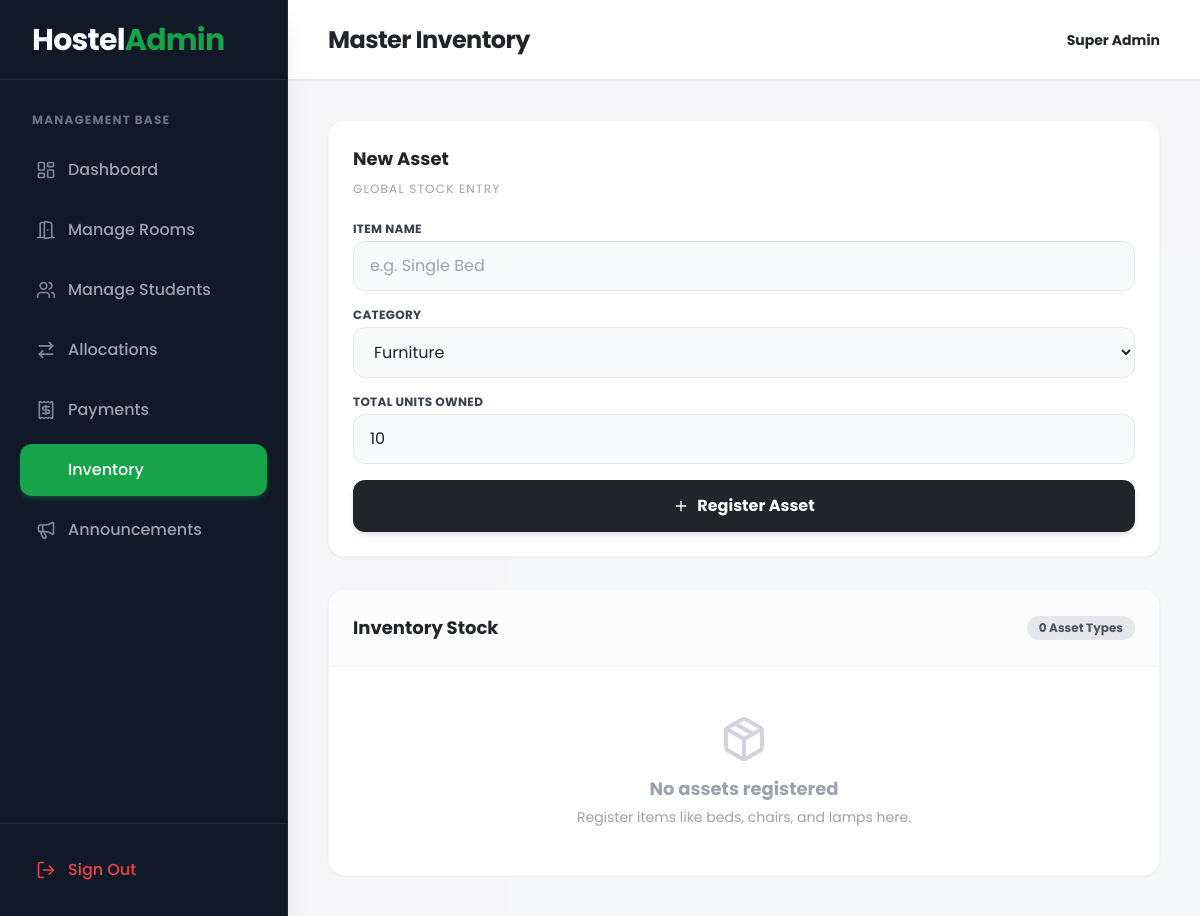
The app's page /admin/inventory.php (signed in), older data.
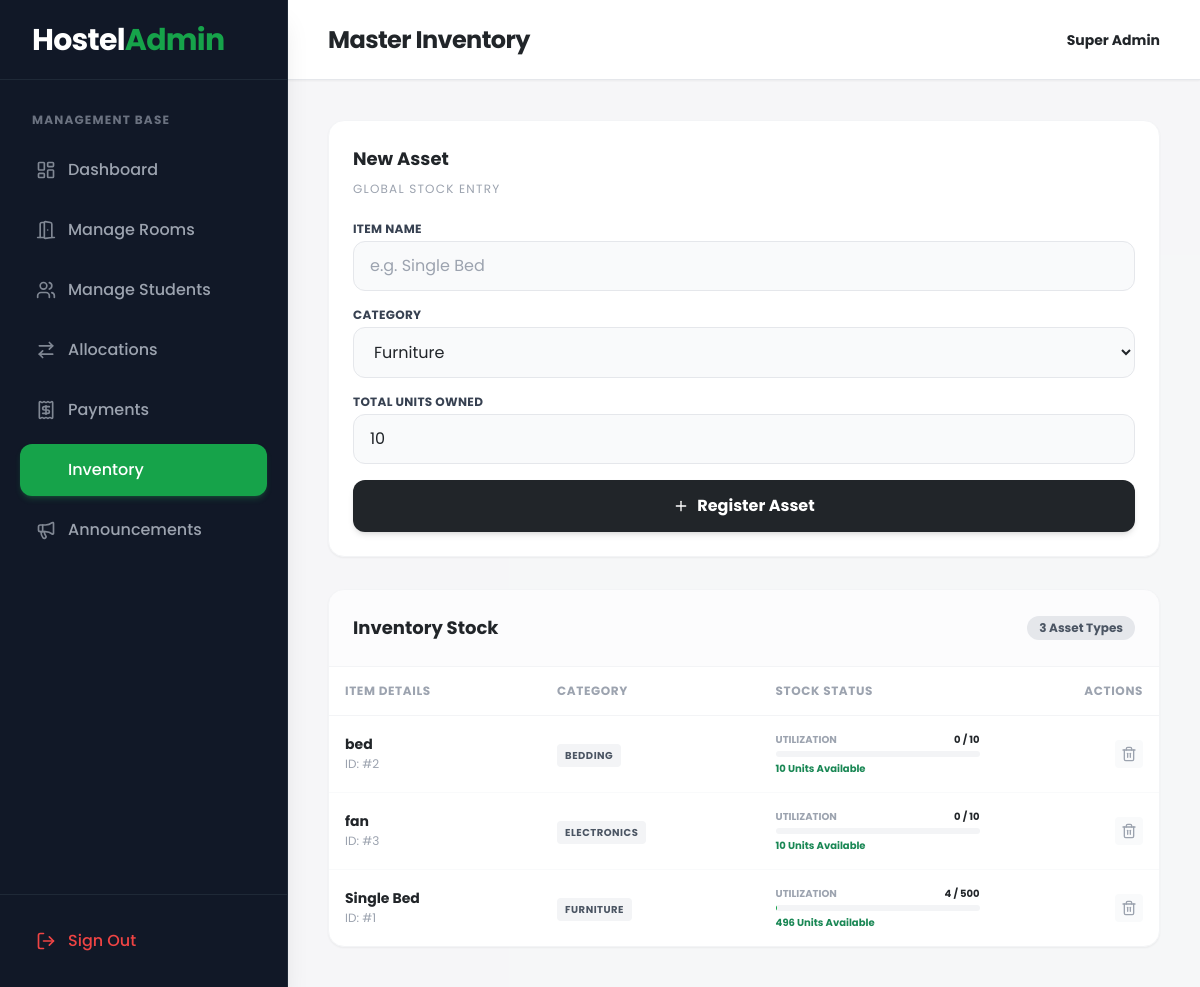
The same page, newer data.
### tables this page shows
CREATE TABLE `inventory` (
  `id` int(11) NOT NULL,
  `item_name` varchar(100) NOT NULL,
  `category` enum('Furniture','Electronics','Bedding','Other') DEFAULT 'Furniture',
  `total_stock` int(11) NOT NULL DEFAULT 0,
  `created_at` timestamp NOT NULL DEFAULT current_timestamp()
);

### admin/inventory.php (the view, shortened to what this page needs)
<?php
require_once '../config/database.php';
$inventory_sql = "SELECT i.*,
                 (SELECT SUM(quantity) FROM room_inventory WHERE item_id = i.id) as assigned_stock
                 FROM inventory i
                 ORDER BY i.item_name ASC";
$inventory_res = mysqli_query($conn, $inventory_sql);
$inventory = [];
if($inventory_res) {
    while($row = mysqli_fetch_assoc($inventory_res)) {
        $row['available_stock'] = $row['total_stock'] - ($row['assigned_stock'] ?? 0);
        $inventory[] = $row;
    }
}
?>
<!DOCTYPE html>
<html lang="en">
<head>
    <script src="https://cdn.tailwindcss.com"></script>
    <link rel="stylesheet" href="https://cdnjs.cloudflare.com/ajax/libs/animate.css/4.1.1/animate.min.css"/>
</head>
<body class="bg-gray-50 font-sans text-dark flex h-screen overflow-hidden antialiased">
    <?php include '../includes/admin_sidebar.php'; ?>
    <main class="flex-1 flex flex-col h-full overflow-hidden z-10 w-full">
        <header class="h-20 bg-white shadow-sm flex items-center justify-between px-6 lg:px-10 border-b border-gray-200 z-10">
            <div class="flex items-center gap-4">
                <h1 class="text-2xl font-bold text-dark hidden sm:block tracking-tight">Master Inventory</h1>
            </div>
            <div class="flex items-center gap-4">
                <p class="font-bold text-dark text-sm"><?php echo htmlspecialchars($_SESSION['fullname']); ?></p>
            </div>
        </header>
        <div class="flex-1 overflow-y-auto p-6 lg:p-10 bg-gray-100/50">
            <div class="grid grid-cols-1 xl:grid-cols-3 gap-8">
                <div class="xl:col-span-1">
                    <div class="bg-white rounded-2xl animate__animated animate__fadeInUp p-6 shadow-sm border border-gray-100">
                        <h3 class="font-bold text-dark text-lg mb-2">New Asset</h3>
                        <p class="text-xs text-gray-400 mb-6 uppercase tracking-widest">Global Stock Entry</p>
                        <form action="../actions/inventory_action.php" method="POST" class="space-y-4">
                            <div>
                                <label class="block text-xs font-bold text-gray-700 mb-1 uppercase tracking-wide">Item Name</label>
                                <input type="text" name="item_name" required placeholder="e.g. Single Bed"
                                    class="w-full px-4 py-3 rounded-xl border border-gray-200 bg-gray-50 focus:bg-white focus:outline-none focus:ring-2 focus:ring-primary/50 transition">
                            </div>
                            <div>
                                <label class="block text-xs font-bold text-gray-700 mb-1 uppercase tracking-wide">Category</label>
                                <select name="category" class="w-full px-4 py-3 rounded-xl border border-gray-200 bg-gray-50 focus:bg-white focus:outline-none focus:ring-2 focus:ring-primary/50 transition">
                                    <option value="Furniture">Furniture</option>
                                </select>
                            </div>
                            <div>
                                <label class="block text-xs font-bold text-gray-700 mb-1 uppercase tracking-wide">Total Units Owned</label>
                                <input type="number" name="total_stock" required min="1" value="10"
                                    class="w-full px-4 py-3 rounded-xl border border-gray-200 bg-gray-50 focus:bg-white focus:outline-none focus:ring-2 focus:ring-primary/50 transition">
                            </div>
                            <button type="submit" class="w-full flex justify-center items-center gap-2 bg-dark hover:bg-gray-800 text-white font-bold py-3.5 px-6 rounded-xl transition shadow-md mt-6">
                                <i data-lucide="plus" class="w-4 h-4"></i> Register Asset
                            </button>
                        </form>
                    </div>
                </div>
                <div class="xl:col-span-2">
                    <div class="bg-white rounded-2xl animate__animated animate__fadeInUp animate__delay-1s shadow-sm border border-gray-100 overflow-hidden h-full flex flex-col">
                        <div class="p-6 border-b border-gray-100 bg-gray-50/50 flex justify-between items-center">
                            <h3 class="font-bold text-dark text-lg">Inventory Stock</h3>
                            <span class="bg-gray-200 text-gray-600 font-bold px-3 py-1 rounded-full text-xs"><?php echo count($inventory); ?> Asset Types</span>
                        </div>
                        <div class="flex-1 overflow-auto">
                            <?php if(empty($inventory)): ?>
                                <div class="p-12 text-center">
                                    <i data-lucide="package" class="w-12 h-12 text-gray-300 mx-auto mb-3"></i>
                                    <h3 class="text-lg font-bold text-gray-400">No assets registered</h3>
                                    <p class="text-sm text-gray-400 mt-1">Register items like beds, chairs, and lamps here.</p>
                                </div>
                            <?php else: ?>
                                <table class="w-full text-left border-collapse">
                                    <thead>
                                        <tr class="bg-white text-gray-400 text-xs uppercase tracking-wider border-b border-gray-100">
                                            <th class="p-4 font-bold">Item Details</th>
                                            <th class="p-4 font-bold">Category</th>
                                            <th class="p-4 font-bold">Stock Status</th>
                                            <th class="p-4 font-bold text-right">Actions</th>
                                        </tr>
                                    </thead>
                                    <tbody class="divide-y divide-gray-50">
                                        <?php foreach($inventory as $item): ?>
                                            <tr class="hover:bg-gray-50/50 transition">
                                                <td class="p-4">
                                                    <p class="font-bold text-dark text-sm leading-tight"><?php echo htmlspecialchars($item['item_name']); ?></p>
                                                    <p class="text-xs text-gray-400 mt-0.5">ID: #<?php echo $item['id']; ?></p>
                                                </td>
                                                <td class="p-4">
                                                    <span class="px-2 py-1 bg-gray-100 text-gray-600 rounded text-[10px] font-bold uppercase tracking-wider"><?php echo $item['category']; ?></span>
                                                </td>
                                                <td class="p-4">
                                                    <div class="space-y-1">
                                                        <div class="flex justify-between text-[10px] font-bold">
                                                            <span class="text-gray-400 uppercase">Utilization</span>
                                                            <span class="text-dark"><?php echo ($item['assigned_stock'] ?? 0); ?> / <?php echo $item['total_stock']; ?></span>
                                                        </div>
                                                        <div class="w-full h-1.5 bg-gray-100 rounded-full overflow-hidden">
                                                        </div>
                                                        <p class="text-[10px] font-bold text-success capitalize"><?php echo $item['available_stock']; ?> units available</p>
                                                    </div>
                                                </td>
                                                <td class="p-4 text-right">
                                                    <div class="flex justify-end gap-2">
                                                        <form action="../actions/inventory_action.php" method="POST" class="inline" onsubmit="return confirm('Delete this asset type? All room assignments will be removed.');">
                                                            <button type="submit" class="p-1.5 text-gray-400 hover:text-danger transition bg-gray-50 hover:bg-red-50 rounded"><i data-lucide="trash-2" class="w-4 h-4"></i></button>
                                                        </form>
                                                    </div>
                                                </td>
                                            </tr>
                                        <?php endforeach; ?>
                                    </tbody>
                                </table>
                            <?php endif; ?>
                        </div>
                    </div>
                </div>
            </div>
        </div>
    </main>
</body>
</html>

### includes/admin_sidebar.php (shortened to what this page needs)
<?php
$current_page = basename($_SERVER['PHP_SELF']);
$nav_items = [
    'dashboard.php' => ['icon' => 'layout-dashboard', 'label' => 'Dashboard'],
    'manage_rooms.php' => ['icon' => 'door-open', 'label' => 'Manage Rooms'],
    'manage_students.php' => ['icon' => 'users', 'label' => 'Manage Students'],
    'allocations.php' => ['icon' => 'arrow-right-left', 'label' => 'Allocations'],
    'payments.php' => ['icon' => 'receipt', 'label' => 'Payments'],
    'inventory.php' => ['icon' => 'packages', 'label' => 'Inventory'],
    'announcements.php' => ['icon' => 'megaphone', 'label' => 'Announcements'],
];
?>
<aside class="w-72 bg-gray-900 shadow-xl hidden lg:flex flex-col h-full border-r border-gray-800 relative z-20">
    <div class="h-20 flex items-center px-8 border-b border-gray-800">
        <a href="../index.php" class="text-3xl font-bold tracking-tight text-white">Hostel<span class="text-primary">Admin</span></a>
    </div>
    <nav class="flex-1 py-8 px-5 space-y-2 overflow-y-auto w-full no-scrollbar">
        <h4 class="px-3 text-xs font-bold text-gray-500 uppercase tracking-widest mb-4">Management Base</h4>
        <?php foreach ($nav_items as $url => $item): ?>
            <?php
            $isActive = ($current_page == $url);
            $activeClass = $isActive ? 'bg-primary text-white shadow-md shadow-green-500/20 hover:-translate-y-0.5' : 'text-gray-400 hover:bg-gray-800 hover:text-white';
            ?>
            <a href="<?php echo $url; ?>" class="flex items-center gap-3 px-4 py-3.5 rounded-xl font-medium transition duration-200 <?php echo $activeClass; ?>">
                <i data-lucide="<?php echo $item['icon']; ?>" class="w-5 h-5 <?php echo $isActive ? 'opacity-90' : 'opacity-80'; ?>"></i> <?php echo $item['label']; ?>
            </a>
        <?php endforeach; ?>
    </nav>
    <div class="p-5 border-t border-gray-800">
        <a href="../actions/logout.php" class="flex items-center gap-3 px-4 py-3.5 text-red-500 hover:bg-gray-800 hover:text-red-400 rounded-xl font-medium transition duration-200">
            <i data-lucide="log-out" class="w-5 h-5"></i> Sign Out
        </a>
    </div>
</aside>

Row changes from the older to the newer data that the page shows:
added inventory: item_name "bed", id "2", category "BEDDING", assigned_stock "0", total_stock "10"
added inventory: item_name "fan", id "3", category "ELECTRONICS", assigned_stock "0", total_stock "10"
added inventory: item_name "Single Bed", id "1", category "FURNITURE", assigned_stock "4", total_stock "500", available_stock "496"
Text that changed along with them:
count($inventory): "0" → "3"
text no longer shown: "No assets registered Register items like beds, chairs, and lamps here."
text now shown: "ITEM DETAILS CATEGORY STOCK STATUS ACTIONS"
